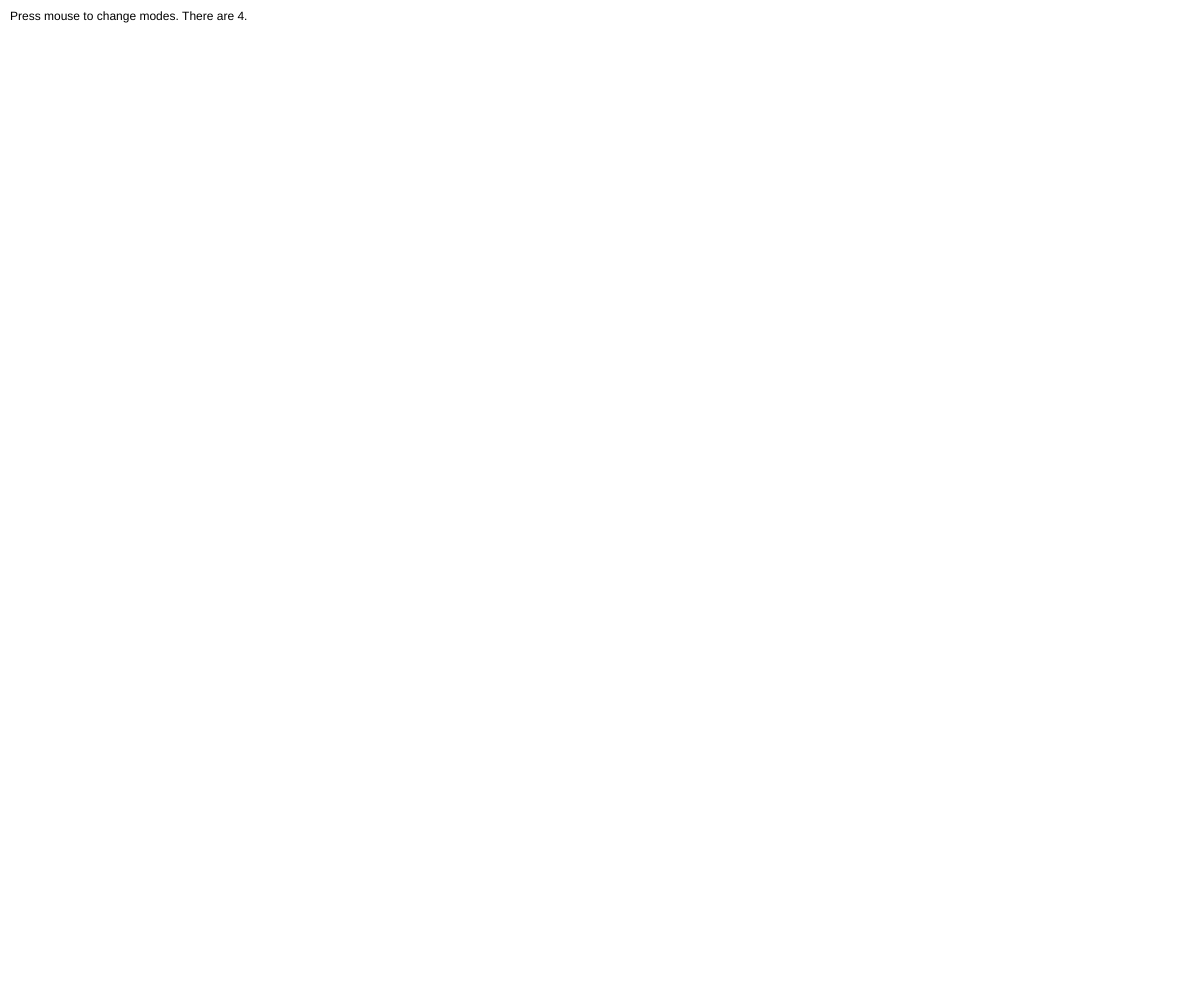
Frame 1 (no input)
Frame 60 (no input): identical to frame 1, image omitted
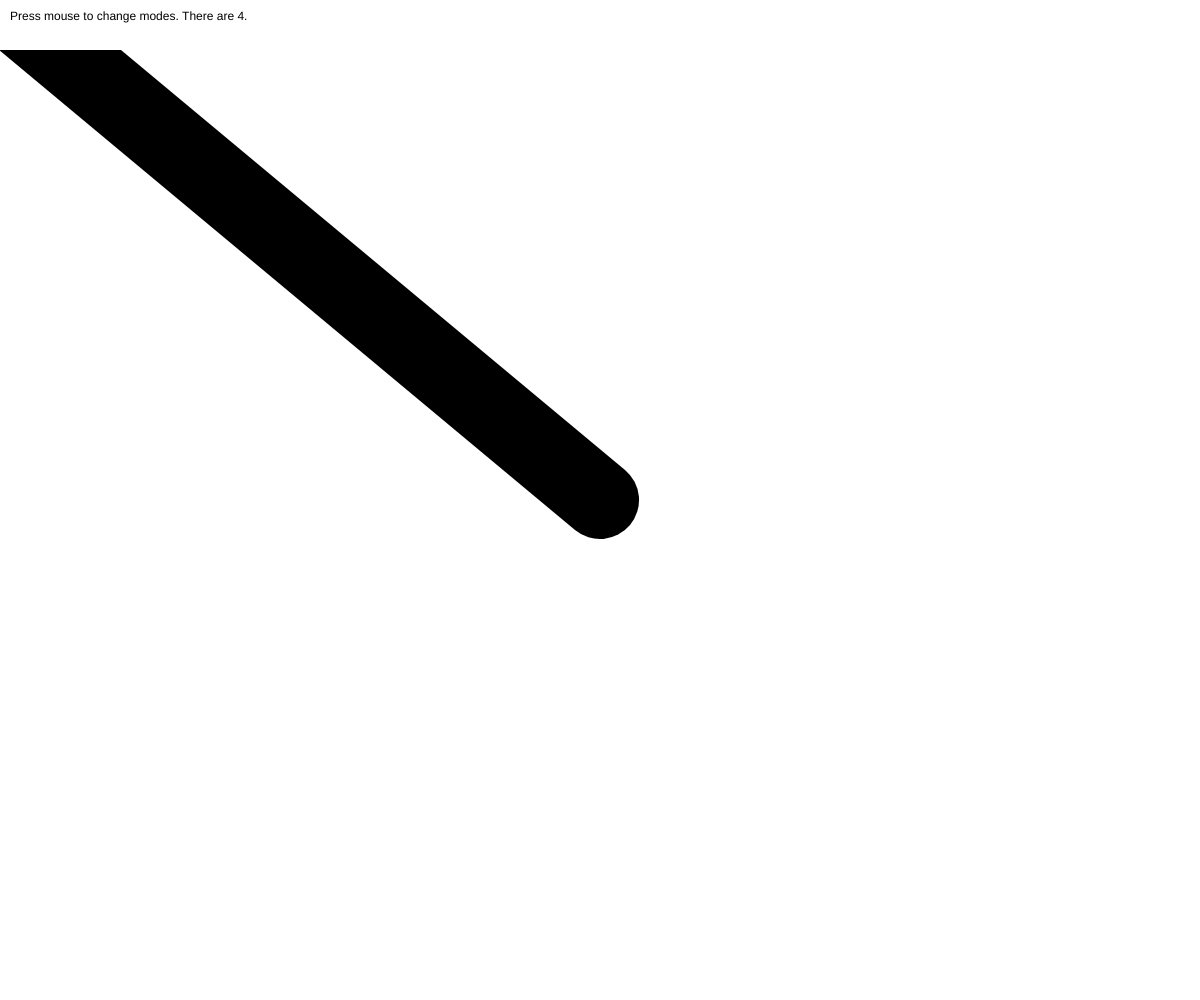
Frame 120 (the mouse pressed at the canvas centre since frame 60)

The p5.js sketch that drew these frames (run headless with seeded random() and noise() and a simulated clock; from frame 60 on, the mouse is pressed at the canvas centre):

// p5.js sketch
// ── sketch.js
/*
Mimi Yin NYU-ITP
Drawing lines.
*/

var mode = 0;

function setup() {
  createCanvas(windowWidth, windowHeight);
  background(255);
}

function draw() {
  var speed = dist(pmouseX, pmouseY, mouseX, mouseY);
	var sw = 1;

  // 3 ways to set strokeweight according to speed.
  switch(mode){
    case 1:
      sw = speed/10;
      break;
    case 2:
  		sw = 100/speed;
      break;
    case 3:
  		sw = map(speed, 0, 100, 10, 1);
      break;
  }

  stroke(0);
  strokeWeight(sw);
  line(pmouseX, pmouseY, mouseX, mouseY);

  // Draw instructions to screen
  noStroke();
  fill(255);
	rect(0, 0, 500, 50);
  fill(0);
  text("Press mouse to change modes. There are 4.", 10, 20);
}

function mousePressed(){
 	mode++;
  mode%=4;
}
